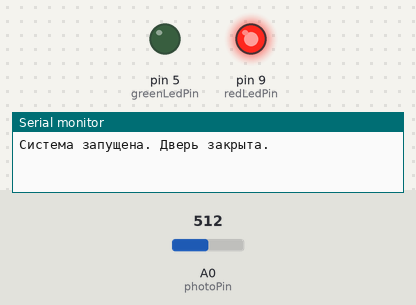
A program run on a simulated Arduino Uno, built with avr-gcc and run on an emulated ATmega328P. On the bench: output pins drawn as LEDs (lit = HIGH), the last lines printed to the serial monitor. The test bench sets the inputs (shaded band); at power-on: A0 (photoPin) = 512.

Above: at 1.2 s.
1.3 s: A0 (photoPin) set to 529
At 2.6 s:
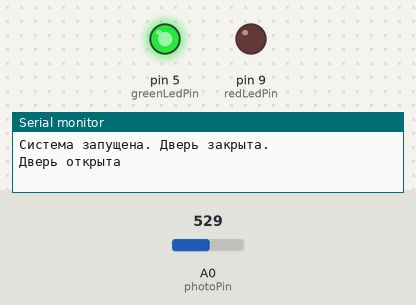
Timing chart, 0 to 4.3 s (numbered marks = the images above; inputs shaded):
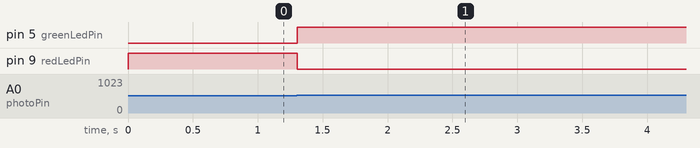

The program:

main.cpp
```cpp
#include <Arduino.h>

const int redLedPin = 9;
const int greenLedPin = 5;
const int photoPin = A0;

const unsigned long openTime = 5000;

void setup() {
  pinMode(redLedPin, OUTPUT);
  pinMode(greenLedPin, OUTPUT);

  Serial.begin(9600);

  digitalWrite(redLedPin, HIGH);
  digitalWrite(greenLedPin, LOW);

  Serial.println("Система запущена. Дверь закрыта.");
}

void loop() {
  int sensorValue = analogRead(photoPin);
  if (sensorValue > 512) {

    Serial.println("Дверь открыта");

    digitalWrite(redLedPin, LOW);
    digitalWrite(greenLedPin, HIGH);

    delay(openTime);

    sensorValue = analogRead(photoPin);

    while (sensorValue > 512) {
      Serial.println("Дверь всё ещё открыта");
      digitalWrite(redLedPin, LOW);
      digitalWrite(greenLedPin, HIGH);
      delay(2000);
      sensorValue = analogRead(photoPin);
    }
    Serial.println("Дверь закрыта");
    digitalWrite(greenLedPin, LOW);
    digitalWrite(redLedPin, HIGH);
  }
  delay(100);
}
```

Measured:
- the behaviour switches between 512 and 513 on A0 (photoPin) (found by bisection; images 0 and 1)
- after the input at 1.3 s, pin 5 (greenLedPin): LOW → HIGH at once; pin 9 (redLedPin): HIGH → LOW at once
